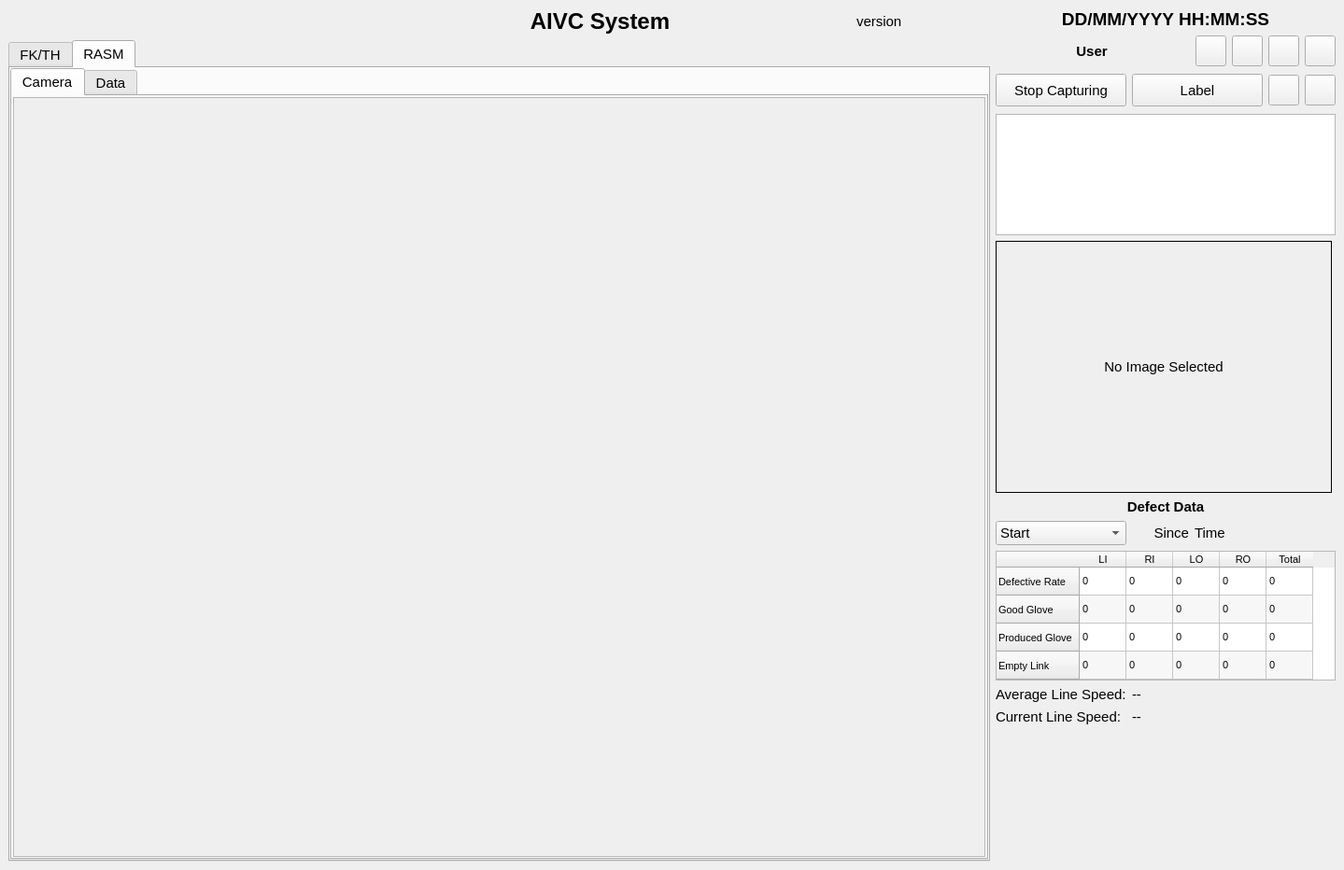
<?xml version="1.0" encoding="UTF-8"?>
<ui version="4.0">
 <class>AIVCMainWindow</class>
 <widget class="QMainWindow" name="AIVCMainWindow">
  <property name="geometry">
   <rect>
    <x>0</x>
    <y>0</y>
    <width>1439</width>
    <height>932</height>
   </rect>
  </property>
  <property name="font">
   <font>
    <family>Arial</family>
    <pointsize>11</pointsize>
   </font>
  </property>
  <property name="mouseTracking">
   <bool>false</bool>
  </property>
  <property name="focusPolicy">
   <enum>Qt::StrongFocus</enum>
  </property>
  <property name="windowTitle">
   <string>Integrated AIVC System</string>
  </property>
  <property name="windowIcon">
   <iconset resource="icons.qrc">
    <normaloff>:/utils/icons/TG_icon.png</normaloff>:/utils/icons/TG_icon.png</iconset>
  </property>
  <property name="tabShape">
   <enum>QTabWidget::Rounded</enum>
  </property>
  <widget class="QWidget" name="CentralWidget">
   <layout class="QHBoxLayout" name="horizontalLayout_2" stretch="75,0">
    <item>
     <layout class="QVBoxLayout" name="verticalLayout_2">
      <item>
       <layout class="QHBoxLayout" name="headerLayout" stretch="0,0,25,40,0,7">
        <item>
         <widget class="QLabel" name="label_logo">
          <property name="sizePolicy">
           <sizepolicy hsizetype="Preferred" vsizetype="Preferred">
            <horstretch>0</horstretch>
            <verstretch>0</verstretch>
           </sizepolicy>
          </property>
          <property name="maximumSize">
           <size>
            <width>100</width>
            <height>40</height>
           </size>
          </property>
          <property name="pixmap">
           <pixmap resource="icons.qrc">:/utils/icons/tg_logo.png</pixmap>
          </property>
          <property name="scaledContents">
           <bool>true</bool>
          </property>
          <property name="textInteractionFlags">
           <set>Qt::NoTextInteraction</set>
          </property>
         </widget>
        </item>
        <item>
         <widget class="QLabel" name="label_researcher">
          <property name="maximumSize">
           <size>
            <width>160</width>
            <height>40</height>
           </size>
          </property>
          <property name="text">
           <string/>
          </property>
          <property name="pixmap">
           <pixmap resource="icons.qrc">:/utils/icons/ResearcherLogoHorizontal.jpg</pixmap>
          </property>
          <property name="scaledContents">
           <bool>true</bool>
          </property>
         </widget>
        </item>
        <item>
         <spacer name="horizontalSpacer_2">
          <property name="orientation">
           <enum>Qt::Horizontal</enum>
          </property>
          <property name="sizeType">
           <enum>QSizePolicy::Preferred</enum>
          </property>
          <property name="sizeHint" stdset="0">
           <size>
            <width>20</width>
            <height>20</height>
           </size>
          </property>
         </spacer>
        </item>
        <item>
         <widget class="QLabel" name="label_title">
          <property name="sizePolicy">
           <sizepolicy hsizetype="Minimum" vsizetype="Preferred">
            <horstretch>0</horstretch>
            <verstretch>0</verstretch>
           </sizepolicy>
          </property>
          <property name="maximumSize">
           <size>
            <width>1200</width>
            <height>80</height>
           </size>
          </property>
          <property name="font">
           <font>
            <pointsize>18</pointsize>
            <weight>75</weight>
            <bold>true</bold>
           </font>
          </property>
          <property name="text">
           <string>AIVC System</string>
          </property>
          <property name="alignment">
           <set>Qt::AlignCenter</set>
          </property>
          <property name="wordWrap">
           <bool>true</bool>
          </property>
          <property name="textInteractionFlags">
           <set>Qt::NoTextInteraction</set>
          </property>
         </widget>
        </item>
        <item>
         <widget class="QLabel" name="label_version">
          <property name="text">
           <string>version</string>
          </property>
          <property name="scaledContents">
           <bool>false</bool>
          </property>
         </widget>
        </item>
        <item>
         <spacer name="horizontalSpacer">
          <property name="orientation">
           <enum>Qt::Horizontal</enum>
          </property>
          <property name="sizeType">
           <enum>QSizePolicy::Preferred</enum>
          </property>
          <property name="sizeHint" stdset="0">
           <size>
            <width>20</width>
            <height>20</height>
           </size>
          </property>
         </spacer>
        </item>
       </layout>
      </item>
      <item>
       <widget class="QTabWidget" name="tab_main">
        <property name="enabled">
         <bool>true</bool>
        </property>
        <property name="currentIndex">
         <number>1</number>
        </property>
        <widget class="QWidget" name="tab_fingertip">
         <property name="enabled">
          <bool>true</bool>
         </property>
         <attribute name="title">
          <string>FK/TH</string>
         </attribute>
         <layout class="QVBoxLayout" name="verticalLayout">
          <property name="spacing">
           <number>0</number>
          </property>
          <property name="leftMargin">
           <number>0</number>
          </property>
          <property name="topMargin">
           <number>0</number>
          </property>
          <property name="rightMargin">
           <number>0</number>
          </property>
          <property name="bottomMargin">
           <number>0</number>
          </property>
          <item>
           <widget class="QTabWidget" name="tabWidget">
            <property name="currentIndex">
             <number>0</number>
            </property>
            <widget class="QWidget" name="tab_fingertip_cam">
             <attribute name="title">
              <string>Camera</string>
             </attribute>
             <layout class="QHBoxLayout" name="horizontalLayout_5">
              <property name="leftMargin">
               <number>1</number>
              </property>
              <property name="topMargin">
               <number>1</number>
              </property>
              <property name="rightMargin">
               <number>1</number>
              </property>
              <property name="bottomMargin">
               <number>1</number>
              </property>
              <item>
               <widget class="QScrollArea" name="scrollArea_2">
                <property name="widgetResizable">
                 <bool>true</bool>
                </property>
                <widget class="QWidget" name="scrollAreaWidgetContents">
                 <property name="geometry">
                  <rect>
                   <x>0</x>
                   <y>0</y>
                   <width>1025</width>
                   <height>800</height>
                  </rect>
                 </property>
                 <layout class="QGridLayout" name="gridLayout_4">
                  <property name="leftMargin">
                   <number>5</number>
                  </property>
                  <property name="topMargin">
                   <number>5</number>
                  </property>
                  <property name="rightMargin">
                   <number>5</number>
                  </property>
                  <property name="bottomMargin">
                   <number>5</number>
                  </property>
                  <item row="0" column="0">
                   <layout class="QGridLayout" name="grid_fingertip_cam"/>
                  </item>
                 </layout>
                </widget>
               </widget>
              </item>
             </layout>
            </widget>
            <widget class="QWidget" name="tab_chain_data">
             <attribute name="title">
              <string>Data</string>
             </attribute>
             <layout class="QHBoxLayout" name="horizontalLayout_10">
              <property name="leftMargin">
               <number>1</number>
              </property>
              <property name="topMargin">
               <number>1</number>
              </property>
              <property name="rightMargin">
               <number>1</number>
              </property>
              <property name="bottomMargin">
               <number>1</number>
              </property>
              <item>
               <widget class="QScrollArea" name="scrollArea_3">
                <property name="widgetResizable">
                 <bool>true</bool>
                </property>
                <widget class="QWidget" name="scrollAreaWidgetContents_3">
                 <property name="geometry">
                  <rect>
                   <x>0</x>
                   <y>0</y>
                   <width>1025</width>
                   <height>800</height>
                  </rect>
                 </property>
                 <layout class="QGridLayout" name="gridLayout_7">
                  <property name="leftMargin">
                   <number>5</number>
                  </property>
                  <property name="topMargin">
                   <number>5</number>
                  </property>
                  <property name="rightMargin">
                   <number>5</number>
                  </property>
                  <property name="bottomMargin">
                   <number>5</number>
                  </property>
                  <item row="0" column="0">
                   <layout class="QGridLayout" name="grid_chain_data"/>
                  </item>
                 </layout>
                </widget>
               </widget>
              </item>
             </layout>
            </widget>
           </widget>
          </item>
         </layout>
        </widget>
        <widget class="QWidget" name="tab_rasm">
         <attribute name="title">
          <string>RASM</string>
         </attribute>
         <layout class="QVBoxLayout" name="verticalLayout_3">
          <property name="spacing">
           <number>0</number>
          </property>
          <property name="leftMargin">
           <number>0</number>
          </property>
          <property name="topMargin">
           <number>0</number>
          </property>
          <property name="rightMargin">
           <number>0</number>
          </property>
          <property name="bottomMargin">
           <number>0</number>
          </property>
          <item>
           <widget class="QTabWidget" name="tabWidget_2">
            <property name="currentIndex">
             <number>0</number>
            </property>
            <widget class="QWidget" name="tab_rasm_cam">
             <attribute name="title">
              <string>Camera</string>
             </attribute>
             <layout class="QHBoxLayout" name="horizontalLayout_7">
              <property name="leftMargin">
               <number>1</number>
              </property>
              <property name="topMargin">
               <number>1</number>
              </property>
              <property name="rightMargin">
               <number>1</number>
              </property>
              <property name="bottomMargin">
               <number>1</number>
              </property>
              <item>
               <widget class="QScrollArea" name="scrollArea">
                <property name="widgetResizable">
                 <bool>true</bool>
                </property>
                <widget class="QWidget" name="scrollAreaWidgetContents_2">
                 <property name="geometry">
                  <rect>
                   <x>0</x>
                   <y>0</y>
                   <width>1025</width>
                   <height>800</height>
                  </rect>
                 </property>
                 <layout class="QGridLayout" name="gridLayout_3">
                  <property name="leftMargin">
                   <number>5</number>
                  </property>
                  <property name="topMargin">
                   <number>5</number>
                  </property>
                  <property name="rightMargin">
                   <number>5</number>
                  </property>
                  <property name="bottomMargin">
                   <number>5</number>
                  </property>
                  <item row="0" column="0">
                   <layout class="QGridLayout" name="grid_rasm_cam"/>
                  </item>
                 </layout>
                </widget>
               </widget>
              </item>
             </layout>
            </widget>
            <widget class="QWidget" name="tab_rasm_data">
             <attribute name="title">
              <string>Data</string>
             </attribute>
             <layout class="QGridLayout" name="gridLayout_5">
              <property name="leftMargin">
               <number>1</number>
              </property>
              <property name="topMargin">
               <number>1</number>
              </property>
              <property name="rightMargin">
               <number>1</number>
              </property>
              <property name="bottomMargin">
               <number>1</number>
              </property>
              <item row="0" column="0">
               <widget class="QScrollArea" name="scrollArea_4">
                <property name="widgetResizable">
                 <bool>true</bool>
                </property>
                <widget class="QWidget" name="scrollAreaWidgetContents_4">
                 <property name="geometry">
                  <rect>
                   <x>0</x>
                   <y>0</y>
                   <width>98</width>
                   <height>28</height>
                  </rect>
                 </property>
                 <layout class="QGridLayout" name="gridLayout_8">
                  <property name="leftMargin">
                   <number>5</number>
                  </property>
                  <property name="topMargin">
                   <number>5</number>
                  </property>
                  <property name="rightMargin">
                   <number>5</number>
                  </property>
                  <property name="bottomMargin">
                   <number>5</number>
                  </property>
                  <item row="0" column="0">
                   <layout class="QGridLayout" name="grid_rasm_data"/>
                  </item>
                 </layout>
                </widget>
               </widget>
              </item>
             </layout>
            </widget>
           </widget>
          </item>
         </layout>
        </widget>
       </widget>
      </item>
     </layout>
    </item>
    <item>
     <layout class="QGridLayout" name="gridLayout_2">
      <item row="10" column="1" colspan="4">
       <widget class="QTableWidget" name="table_defect_data">
        <property name="sizePolicy">
         <sizepolicy hsizetype="Expanding" vsizetype="Minimum">
          <horstretch>0</horstretch>
          <verstretch>0</verstretch>
         </sizepolicy>
        </property>
        <property name="maximumSize">
         <size>
          <width>16777215</width>
          <height>230</height>
         </size>
        </property>
        <property name="font">
         <font>
          <family>Arial</family>
          <pointsize>8</pointsize>
         </font>
        </property>
        <property name="verticalScrollBarPolicy">
         <enum>Qt::ScrollBarAlwaysOff</enum>
        </property>
        <property name="horizontalScrollBarPolicy">
         <enum>Qt::ScrollBarAlwaysOff</enum>
        </property>
        <property name="sizeAdjustPolicy">
         <enum>QAbstractScrollArea::AdjustToContents</enum>
        </property>
        <property name="autoScroll">
         <bool>false</bool>
        </property>
        <property name="editTriggers">
         <set>QAbstractItemView::NoEditTriggers</set>
        </property>
        <property name="alternatingRowColors">
         <bool>true</bool>
        </property>
        <property name="cornerButtonEnabled">
         <bool>false</bool>
        </property>
        <attribute name="horizontalHeaderCascadingSectionResizes">
         <bool>true</bool>
        </attribute>
        <attribute name="horizontalHeaderDefaultSectionSize">
         <number>50</number>
        </attribute>
        <attribute name="horizontalHeaderShowSortIndicator" stdset="0">
         <bool>false</bool>
        </attribute>
        <attribute name="horizontalHeaderStretchLastSection">
         <bool>false</bool>
        </attribute>
        <row>
         <property name="text">
          <string>Defective Rate</string>
         </property>
        </row>
        <row>
         <property name="text">
          <string>Good Glove</string>
         </property>
        </row>
        <row>
         <property name="text">
          <string>Produced Glove</string>
         </property>
        </row>
        <row>
         <property name="text">
          <string>Empty Link</string>
         </property>
        </row>
        <column>
         <property name="text">
          <string>LI</string>
         </property>
        </column>
        <column>
         <property name="text">
          <string>RI</string>
         </property>
        </column>
        <column>
         <property name="text">
          <string>LO</string>
         </property>
        </column>
        <column>
         <property name="text">
          <string>RO</string>
         </property>
        </column>
        <column>
         <property name="text">
          <string>Total</string>
         </property>
        </column>
        <item row="0" column="0">
         <property name="text">
          <string>0</string>
         </property>
        </item>
        <item row="0" column="1">
         <property name="text">
          <string>0</string>
         </property>
        </item>
        <item row="0" column="2">
         <property name="text">
          <string>0</string>
         </property>
        </item>
        <item row="0" column="3">
         <property name="text">
          <string>0</string>
         </property>
        </item>
        <item row="0" column="4">
         <property name="text">
          <string>0</string>
         </property>
        </item>
        <item row="1" column="0">
         <property name="text">
          <string>0</string>
         </property>
        </item>
        <item row="1" column="1">
         <property name="text">
          <string>0</string>
         </property>
        </item>
        <item row="1" column="2">
         <property name="text">
          <string>0</string>
         </property>
        </item>
        <item row="1" column="3">
         <property name="text">
          <string>0</string>
         </property>
        </item>
        <item row="1" column="4">
         <property name="text">
          <string>0</string>
         </property>
        </item>
        <item row="2" column="0">
         <property name="text">
          <string>0</string>
         </property>
        </item>
        <item row="2" column="1">
         <property name="text">
          <string>0</string>
         </property>
        </item>
        <item row="2" column="2">
         <property name="text">
          <string>0</string>
         </property>
        </item>
        <item row="2" column="3">
         <property name="text">
          <string>0</string>
         </property>
        </item>
        <item row="2" column="4">
         <property name="text">
          <string>0</string>
         </property>
        </item>
        <item row="3" column="0">
         <property name="text">
          <string>0</string>
         </property>
        </item>
        <item row="3" column="1">
         <property name="text">
          <string>0</string>
         </property>
        </item>
        <item row="3" column="2">
         <property name="text">
          <string>0</string>
         </property>
        </item>
        <item row="3" column="3">
         <property name="text">
          <string>0</string>
         </property>
        </item>
        <item row="3" column="4">
         <property name="text">
          <string>0</string>
         </property>
        </item>
       </widget>
      </item>
      <item row="11" column="2">
       <widget class="QLabel" name="text_aveLineSpeed">
        <property name="text">
         <string>--</string>
        </property>
       </widget>
      </item>
      <item row="3" column="1" colspan="4">
       <layout class="QHBoxLayout" name="horizontalLayout_3">
        <item>
         <widget class="QPushButton" name="btn_start">
          <property name="minimumSize">
           <size>
            <width>30</width>
            <height>35</height>
           </size>
          </property>
          <property name="maximumSize">
           <size>
            <width>250</width>
            <height>35</height>
           </size>
          </property>
          <property name="text">
           <string>Stop Capturing</string>
          </property>
          <property name="icon">
           <iconset resource="icons.qrc">
            <normaloff>:/utils/icons/Capture.png</normaloff>:/utils/icons/Capture.png</iconset>
          </property>
          <property name="iconSize">
           <size>
            <width>35</width>
            <height>35</height>
           </size>
          </property>
         </widget>
        </item>
        <item>
         <widget class="QPushButton" name="btn_label">
          <property name="minimumSize">
           <size>
            <width>30</width>
            <height>35</height>
           </size>
          </property>
          <property name="maximumSize">
           <size>
            <width>250</width>
            <height>35</height>
           </size>
          </property>
          <property name="text">
           <string>Label</string>
          </property>
          <property name="icon">
           <iconset resource="icons.qrc">
            <normaloff>:/utils/icons/create.png</normaloff>:/utils/icons/create.png</iconset>
          </property>
          <property name="iconSize">
           <size>
            <width>33</width>
            <height>33</height>
           </size>
          </property>
         </widget>
        </item>
        <item>
         <widget class="QPushButton" name="btn_login">
          <property name="sizePolicy">
           <sizepolicy hsizetype="Fixed" vsizetype="Fixed">
            <horstretch>0</horstretch>
            <verstretch>0</verstretch>
           </sizepolicy>
          </property>
          <property name="minimumSize">
           <size>
            <width>33</width>
            <height>33</height>
           </size>
          </property>
          <property name="maximumSize">
           <size>
            <width>33</width>
            <height>33</height>
           </size>
          </property>
          <property name="text">
           <string/>
          </property>
          <property name="icon">
           <iconset resource="icons.qrc">
            <normaloff>:/utils/icons/login.png</normaloff>:/utils/icons/login.png</iconset>
          </property>
          <property name="iconSize">
           <size>
            <width>28</width>
            <height>28</height>
           </size>
          </property>
         </widget>
        </item>
        <item>
         <widget class="QPushButton" name="btn_exit">
          <property name="sizePolicy">
           <sizepolicy hsizetype="Fixed" vsizetype="Fixed">
            <horstretch>0</horstretch>
            <verstretch>0</verstretch>
           </sizepolicy>
          </property>
          <property name="minimumSize">
           <size>
            <width>33</width>
            <height>33</height>
           </size>
          </property>
          <property name="maximumSize">
           <size>
            <width>33</width>
            <height>33</height>
           </size>
          </property>
          <property name="text">
           <string/>
          </property>
          <property name="icon">
           <iconset resource="icons.qrc">
            <normaloff>:/utils/icons/exit.png</normaloff>:/utils/icons/exit.png</iconset>
          </property>
          <property name="iconSize">
           <size>
            <width>26</width>
            <height>26</height>
           </size>
          </property>
         </widget>
        </item>
       </layout>
      </item>
      <item row="2" column="1" colspan="4">
       <spacer name="verticalSpacer">
        <property name="orientation">
         <enum>Qt::Vertical</enum>
        </property>
        <property name="sizeType">
         <enum>QSizePolicy::Minimum</enum>
        </property>
        <property name="sizeHint" stdset="0">
         <size>
          <width>20</width>
          <height>2</height>
         </size>
        </property>
       </spacer>
      </item>
      <item row="1" column="3" colspan="2">
       <layout class="QHBoxLayout" name="horizontalLayout_4">
        <property name="spacing">
         <number>6</number>
        </property>
        <item>
         <spacer name="horizontalSpacer_3">
          <property name="orientation">
           <enum>Qt::Horizontal</enum>
          </property>
          <property name="sizeHint" stdset="0">
           <size>
            <width>1</width>
            <height>1</height>
           </size>
          </property>
         </spacer>
        </item>
        <item>
         <widget class="QPushButton" name="btn_plc">
          <property name="minimumSize">
           <size>
            <width>33</width>
            <height>33</height>
           </size>
          </property>
          <property name="maximumSize">
           <size>
            <width>33</width>
            <height>33</height>
           </size>
          </property>
          <property name="text">
           <string/>
          </property>
          <property name="icon">
           <iconset resource="icons.qrc">
            <normaloff>:/utils/icons/plc.jpg</normaloff>:/utils/icons/plc.jpg</iconset>
          </property>
          <property name="iconSize">
           <size>
            <width>26</width>
            <height>26</height>
           </size>
          </property>
         </widget>
        </item>
        <item>
         <widget class="QPushButton" name="btn_history">
          <property name="sizePolicy">
           <sizepolicy hsizetype="Fixed" vsizetype="Fixed">
            <horstretch>0</horstretch>
            <verstretch>0</verstretch>
           </sizepolicy>
          </property>
          <property name="minimumSize">
           <size>
            <width>33</width>
            <height>33</height>
           </size>
          </property>
          <property name="maximumSize">
           <size>
            <width>33</width>
            <height>33</height>
           </size>
          </property>
          <property name="text">
           <string/>
          </property>
          <property name="icon">
           <iconset resource="icons.qrc">
            <normaloff>:/utils/icons/history.jpg</normaloff>:/utils/icons/history.jpg</iconset>
          </property>
          <property name="iconSize">
           <size>
            <width>24</width>
            <height>24</height>
           </size>
          </property>
         </widget>
        </item>
        <item>
         <widget class="QPushButton" name="btn_info">
          <property name="sizePolicy">
           <sizepolicy hsizetype="Fixed" vsizetype="Fixed">
            <horstretch>0</horstretch>
            <verstretch>0</verstretch>
           </sizepolicy>
          </property>
          <property name="minimumSize">
           <size>
            <width>33</width>
            <height>33</height>
           </size>
          </property>
          <property name="maximumSize">
           <size>
            <width>33</width>
            <height>33</height>
           </size>
          </property>
          <property name="text">
           <string/>
          </property>
          <property name="icon">
           <iconset resource="icons.qrc">
            <normaloff>:/utils/icons/zoom.png</normaloff>:/utils/icons/zoom.png</iconset>
          </property>
          <property name="iconSize">
           <size>
            <width>28</width>
            <height>28</height>
           </size>
          </property>
         </widget>
        </item>
        <item>
         <widget class="QPushButton" name="btn_setting">
          <property name="sizePolicy">
           <sizepolicy hsizetype="Fixed" vsizetype="Fixed">
            <horstretch>0</horstretch>
            <verstretch>0</verstretch>
           </sizepolicy>
          </property>
          <property name="minimumSize">
           <size>
            <width>33</width>
            <height>33</height>
           </size>
          </property>
          <property name="maximumSize">
           <size>
            <width>33</width>
            <height>33</height>
           </size>
          </property>
          <property name="text">
           <string/>
          </property>
          <property name="icon">
           <iconset resource="icons.qrc">
            <normaloff>:/utils/icons/settings.png</normaloff>:/utils/icons/settings.png</iconset>
          </property>
          <property name="iconSize">
           <size>
            <width>28</width>
            <height>28</height>
           </size>
          </property>
         </widget>
        </item>
       </layout>
      </item>
      <item row="4" column="1" colspan="4">
       <spacer name="verticalSpacer_6">
        <property name="orientation">
         <enum>Qt::Vertical</enum>
        </property>
        <property name="sizeType">
         <enum>QSizePolicy::Minimum</enum>
        </property>
        <property name="sizeHint" stdset="0">
         <size>
          <width>20</width>
          <height>2</height>
         </size>
        </property>
       </spacer>
      </item>
      <item row="7" column="1" colspan="4">
       <widget class="QLabel" name="label">
        <property name="font">
         <font>
          <weight>75</weight>
          <bold>true</bold>
         </font>
        </property>
        <property name="text">
         <string>Defect Data</string>
        </property>
        <property name="alignment">
         <set>Qt::AlignCenter</set>
        </property>
        <property name="textInteractionFlags">
         <set>Qt::NoTextInteraction</set>
        </property>
       </widget>
      </item>
      <item row="12" column="2">
       <widget class="QLabel" name="text_curLineSpeed">
        <property name="text">
         <string>--</string>
        </property>
       </widget>
      </item>
      <item row="12" column="1">
       <widget class="QLabel" name="label_5">
        <property name="text">
         <string>Current Line Speed:</string>
        </property>
       </widget>
      </item>
      <item row="9" column="3" colspan="2">
       <widget class="QLabel" name="label_startTime">
        <property name="text">
         <string>Time</string>
        </property>
       </widget>
      </item>
      <item row="9" column="2">
       <widget class="QLabel" name="label_3">
        <property name="text">
         <string>Since</string>
        </property>
        <property name="alignment">
         <set>Qt::AlignRight|Qt::AlignTrailing|Qt::AlignVCenter</set>
        </property>
       </widget>
      </item>
      <item row="6" column="1" colspan="4">
       <widget class="QLabel" name="img_view">
        <property name="minimumSize">
         <size>
          <width>360</width>
          <height>270</height>
         </size>
        </property>
        <property name="maximumSize">
         <size>
          <width>360</width>
          <height>270</height>
         </size>
        </property>
        <property name="frameShape">
         <enum>QFrame::Panel</enum>
        </property>
        <property name="text">
         <string>No Image Selected</string>
        </property>
        <property name="scaledContents">
         <bool>false</bool>
        </property>
        <property name="alignment">
         <set>Qt::AlignCenter</set>
        </property>
       </widget>
      </item>
      <item row="9" column="1">
       <widget class="QComboBox" name="select_duration">
        <property name="currentText">
         <string>Start</string>
        </property>
        <property name="currentIndex">
         <number>0</number>
        </property>
        <item>
         <property name="text">
          <string>Start</string>
         </property>
        </item>
        <item>
         <property name="text">
          <string>Day</string>
         </property>
        </item>
        <item>
         <property name="text">
          <string>Hour</string>
         </property>
        </item>
        <item>
         <property name="text">
          <string>15 minute</string>
         </property>
        </item>
        <item>
         <property name="text">
          <string>Minute</string>
         </property>
        </item>
       </widget>
      </item>
      <item row="5" column="1" colspan="4">
       <widget class="QListWidget" name="listWidget">
        <property name="minimumSize">
         <size>
          <width>0</width>
          <height>90</height>
         </size>
        </property>
        <property name="maximumSize">
         <size>
          <width>16777215</width>
          <height>130</height>
         </size>
        </property>
       </widget>
      </item>
      <item row="1" column="1" colspan="2">
       <layout class="QHBoxLayout" name="horizontalLayout_6">
        <item>
         <widget class="QLabel" name="label_user">
          <property name="sizePolicy">
           <sizepolicy hsizetype="Minimum" vsizetype="Minimum">
            <horstretch>0</horstretch>
            <verstretch>0</verstretch>
           </sizepolicy>
          </property>
          <property name="minimumSize">
           <size>
            <width>0</width>
            <height>30</height>
           </size>
          </property>
          <property name="maximumSize">
           <size>
            <width>150</width>
            <height>100</height>
           </size>
          </property>
          <property name="font">
           <font>
            <weight>75</weight>
            <bold>true</bold>
           </font>
          </property>
          <property name="text">
           <string>User</string>
          </property>
          <property name="alignment">
           <set>Qt::AlignCenter</set>
          </property>
          <property name="textInteractionFlags">
           <set>Qt::NoTextInteraction</set>
          </property>
         </widget>
        </item>
       </layout>
      </item>
      <item row="0" column="1" colspan="4">
       <widget class="QLabel" name="label_clock">
        <property name="palette">
         <palette>
          <active>
           <colorrole role="Text">
            <brush brushstyle="SolidPattern">
             <color alpha="255">
              <red>0</red>
              <green>60</green>
              <blue>182</blue>
             </color>
            </brush>
           </colorrole>
          </active>
          <inactive>
           <colorrole role="Text">
            <brush brushstyle="SolidPattern">
             <color alpha="255">
              <red>0</red>
              <green>60</green>
              <blue>182</blue>
             </color>
            </brush>
           </colorrole>
          </inactive>
          <disabled>
           <colorrole role="Text">
            <brush brushstyle="SolidPattern">
             <color alpha="255">
              <red>120</red>
              <green>120</green>
              <blue>120</blue>
             </color>
            </brush>
           </colorrole>
          </disabled>
         </palette>
        </property>
        <property name="font">
         <font>
          <pointsize>14</pointsize>
          <weight>75</weight>
          <bold>true</bold>
         </font>
        </property>
        <property name="text">
         <string>DD/MM/YYYY HH:MM:SS</string>
        </property>
        <property name="alignment">
         <set>Qt::AlignCenter</set>
        </property>
        <property name="textInteractionFlags">
         <set>Qt::NoTextInteraction</set>
        </property>
       </widget>
      </item>
      <item row="11" column="1">
       <widget class="QLabel" name="label_2">
        <property name="text">
         <string>Average Line Speed:</string>
        </property>
       </widget>
      </item>
      <item row="13" column="1">
       <spacer name="verticalSpacer_2">
        <property name="orientation">
         <enum>Qt::Vertical</enum>
        </property>
        <property name="sizeHint" stdset="0">
         <size>
          <width>20</width>
          <height>40</height>
         </size>
        </property>
       </spacer>
      </item>
     </layout>
    </item>
   </layout>
  </widget>
 </widget>
 <resources>
  <include location="icons.qrc"/>
 </resources>
 <connections/>
</ui>
